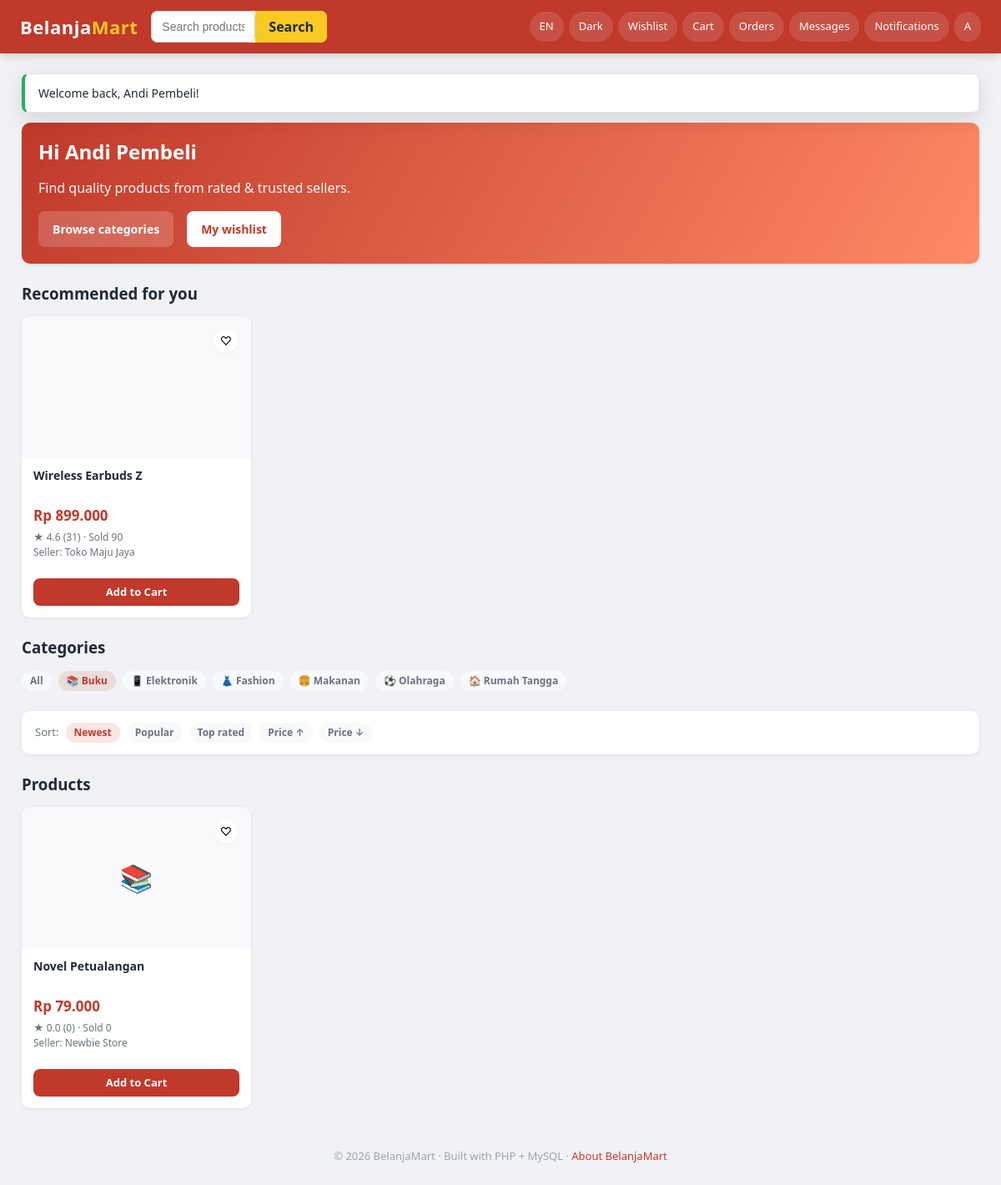
Page /frontend/pages/buyer/home.php?cat=4 (signed in) on the earlier database version.
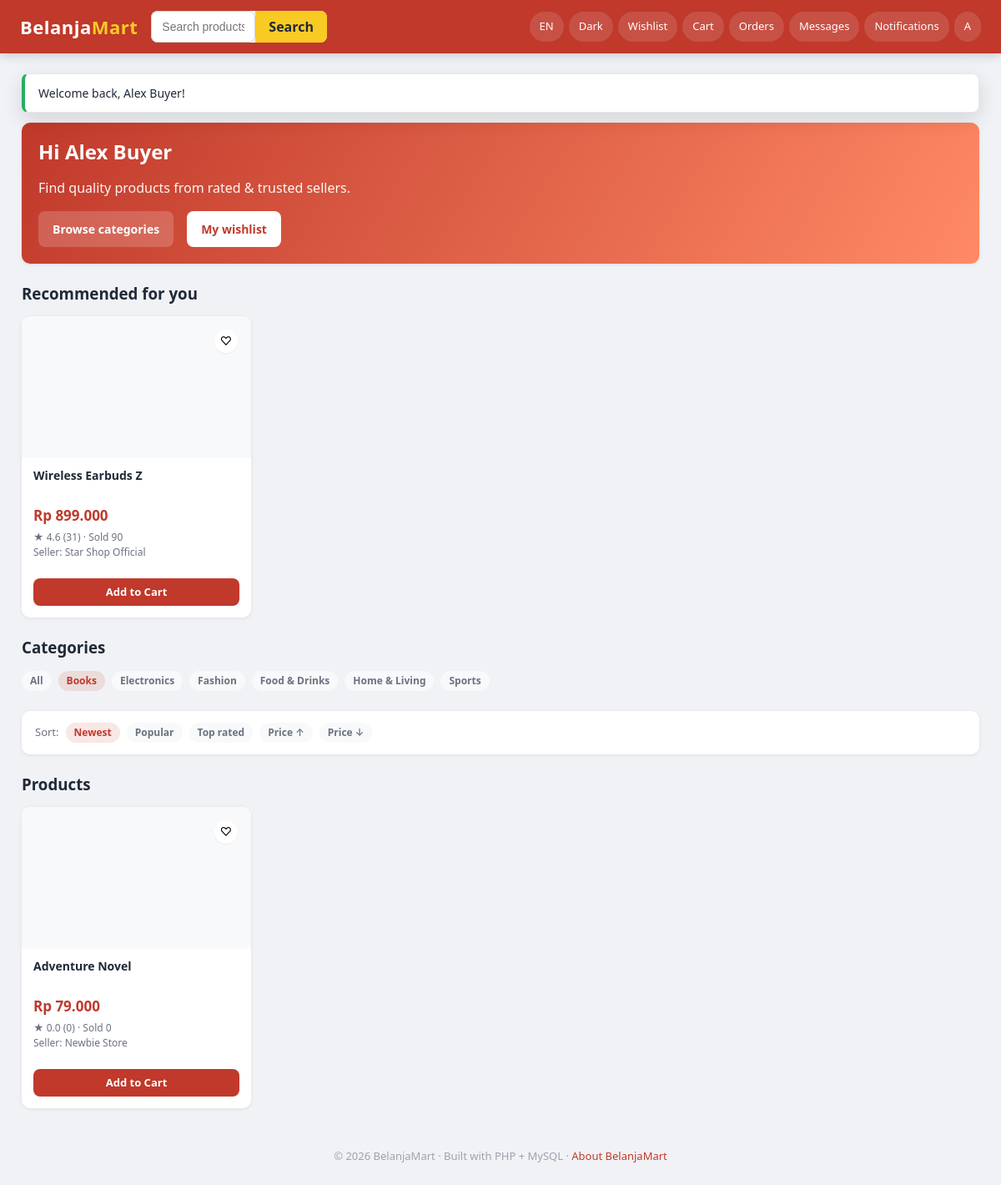
Same page on the later database version.
### tables this page shows
CREATE TABLE products (
    product_id     INT AUTO_INCREMENT PRIMARY KEY,
    seller_id      INT NOT NULL,                     
    category_id    INT,
    product_name   VARCHAR(180) NOT NULL,
    description    TEXT,
    price          DECIMAL(12,2) NOT NULL,           
    currency_code  CHAR(3) NOT NULL DEFAULT 'IDR',
    stock          INT NOT NULL DEFAULT 0,
    image          VARCHAR(255) DEFAULT NULL,
    weight_grams   INT NOT NULL DEFAULT 500,
    is_active      TINYINT(1) NOT NULL DEFAULT 1,
    average_rating DECIMAL(3,2) NOT NULL DEFAULT 0,
    total_reviews  INT NOT NULL DEFAULT 0,
    total_sold     INT NOT NULL DEFAULT 0,
    views          INT NOT NULL DEFAULT 0,
    created_at     TIMESTAMP DEFAULT CURRENT_TIMESTAMP,
    updated_at     TIMESTAMP DEFAULT CURRENT_TIMESTAMP ON UPDATE CURRENT_TIMESTAMP,
    FOREIGN KEY (seller_id)     REFERENCES users(user_id) ON DELETE CASCADE,
    FOREIGN KEY (category_id)   REFERENCES categories(category_id) ON DELETE SET NULL,
    FOREIGN KEY (currency_code) REFERENCES currencies(currency_code),
    INDEX idx_seller   (seller_id),
    INDEX idx_category (category_id),
    INDEX idx_active   (is_active),
    FULLTEXT KEY ft_name_desc (product_name, description)
);

CREATE TABLE currencies (
    currency_code  CHAR(3) PRIMARY KEY,             
    symbol         VARCHAR(8)   NOT NULL,
    name           VARCHAR(60)  NOT NULL,
     
    rate_to_usd    DECIMAL(18,6) NOT NULL DEFAULT 1,
    updated_at     TIMESTAMP DEFAULT CURRENT_TIMESTAMP ON UPDATE CURRENT_TIMESTAMP
);

CREATE TABLE seller_profiles (
    user_id        INT PRIMARY KEY,
    shop_name      VARCHAR(120) NOT NULL,
    description    TEXT,
    banner         VARCHAR(255) DEFAULT NULL,
     
    avg_rating         DECIMAL(3,2)  NOT NULL DEFAULT 0,
    total_reviews      INT NOT NULL DEFAULT 0,
    total_sales        INT NOT NULL DEFAULT 0,         
    total_cancellations INT NOT NULL DEFAULT 0,
    response_time_min  INT NOT NULL DEFAULT 0,         
    cancellation_rate  DECIMAL(5,2) NOT NULL DEFAULT 0,    
    delivery_success_rate DECIMAL(5,2) NOT NULL DEFAULT 100,
    is_verified        TINYINT(1) NOT NULL DEFAULT 0,
    FOREIGN KEY (user_id) REFERENCES users(user_id) ON DELETE CASCADE
);

CREATE TABLE categories (
    category_id    INT AUTO_INCREMENT PRIMARY KEY,
    category_name  VARCHAR(100) NOT NULL,
    icon           VARCHAR(20)  DEFAULT '📦',
    parent_id      INT NULL,
    FOREIGN KEY (parent_id) REFERENCES categories(category_id) ON DELETE SET NULL
);

### frontend/pages/buyer/home.php (the view, shortened to what the changed rows need)
<?php
require_once __DIR__ . '/../../../backend/config/bootstrap.php';
$user        = current_user();
$displayCur  = $user['currency'] ?? 'IDR';
$filters = [
    'category_id' => (int) ($_GET['cat'] ?? 0) ?: null,
    'search'      => trim((string) ($_GET['q'] ?? '')) ?: null,
    'sort'        => $_GET['sort'] ?? null,
    'limit'       => 24,
    'in_stock'    => true,
];
$products      = ProductModel::search($filters);
$categories    = ProductModel::categories();
$recommendations = RecommendationService::topPicks((int) $user['user_id'], 8);
$wishlistIds   = array_column(WishlistModel::listFor((int) $user['user_id']), 'product_id');
?>
<?php component('flash'); ?>
<div class="card" style="background: linear-gradient(120deg, var(--color-primary), #ff8a65); color:#fff; margin-bottom:24px;">
    <h2 style="font-size:24px;"><?= e(__('Hi :name', ['name' => $user['name']])) ?></h2>
    <p style="opacity:.95;"><?= e(__('Find quality products from rated & trusted sellers.')) ?></p>
    <div class="row mt-2">
        <a class="btn" style="background:rgba(255,255,255,.18); color:#fff;" href="#categories"><?= e(__('Browse categories')) ?></a>
        <a class="btn" style="background:#fff; color:var(--color-primary);" href="<?= base_url('/frontend/pages/buyer/wishlist.php') ?>"><?= e(__('My wishlist')) ?></a>
    </div>
</div>
<?php if (!empty($recommendations)): ?>
<h3 class="mb-2"><?= e(__('Recommended for you')) ?></h3>
<div class="grid grid-cards mb-3">
    <?php foreach ($recommendations as $p):
        $p['_wished'] = in_array($p['product_id'], $wishlistIds, true);
        component('product_card', ['p' => $p, 'displayCurrency' => $displayCur]);
    endforeach; ?>
</div>
<?php endif; ?>
<h3 id="categories" class="mb-2"><?= e(__('Categories')) ?></h3>
<div class="row mb-3" style="gap:8px; flex-wrap:wrap;">
    <a class="tag <?= empty($filters['category_id']) ? 'tag-primary' : '' ?>" href="<?= base_url('/frontend/pages/buyer/home.php') ?>"><?= e(__('All')) ?></a>
    <?php foreach ($categories as $c): ?>
        <a class="tag <?= ($filters['category_id'] ?? 0) == $c['category_id'] ? 'tag-primary' : '' ?>"
           href="<?= base_url('/frontend/pages/buyer/home.php?cat=' . (int) $c['category_id']) ?>">
            <?= e($c['icon']) ?> <?= e($c['category_name']) ?>
        </a>
    <?php endforeach; ?>
</div>
<div class="card card-tight mb-3" style="display:flex; gap:8px; align-items:center; flex-wrap:wrap;">
    <span class="text-muted fs-13"><?= e(__('Sort')) ?>:</span>
    <?php
    $sorts = [
        '' => __('Newest'),
        'popular' => __('Popular'),
        'rating' => __('Top rated'),
        'price_asc' => __('Price ascending'),
        'price_desc' => __('Price descending'),
    ];
    $params = $_GET;
    foreach ($sorts as $key => $label):
        $params['sort'] = $key;
        $href = base_url('/frontend/pages/buyer/home.php?' . http_build_query($params));
        $active = ($_GET['sort'] ?? '') === $key;
    ?>
        <a class="tag <?= $active ? 'tag-primary' : '' ?>" href="<?= $href ?>"><?= e($label) ?></a>
    <?php endforeach; ?>
</div>
<h3 class="mb-2">
    <?= e(__('Products')) ?>
</h3>
<?php if (empty($products)): ?>
    <div class="card center" style="padding: 50px; flex-direction: column;">
        <div style="font-size:24px; color:var(--text-soft);">No results</div>
        <p class="text-muted"><?= e(__('No products match your filters.')) ?></p>
    </div>
<?php else: ?>
<div class="grid grid-cards">
    <?php foreach ($products as $p):
        $p['_wished'] = in_array($p['product_id'], $wishlistIds, true);
    endforeach; ?>
</div>
<?php endif; ?>

### frontend/components/flash.php
<?php
$ok  = flash('ok');
$err = flash('err');
if ($ok):
?>
<div class="toast toast-success" style="position:relative; margin-bottom:12px;">
    <?= e($ok) ?>
</div>
<?php endif; if ($err): ?>
<div class="toast toast-danger" style="position:relative; margin-bottom:12px;">
    <?= e($err) ?>
</div>
<?php endif; ?>

### frontend/components/product_card.php (shortened to what the changed rows need)
<?php
$display = $displayCurrency ?? ($p['currency_code'] ?? 'IDR');
$priceText = Currency::display(
    (float) $p['price'],
    $p['currency_code'] ?? 'IDR',
    $display
);
$wished = !empty($p['_wished']);
?>
<div class="product-card">
    <a href="<?= base_url('/frontend/pages/shared/product_detail.php?id=' . (int) $p['product_id']) ?>" style="color:inherit;">
        <div class="img">
            <?php if (!empty($p['image'])): ?>
                <img src="<?= base_url('/storage/uploads/' . e($p['image'])) ?>" alt="<?= e($p['product_name']) ?>" style="object-fit:cover; width:100%; height:100%;">
            <?php else: ?>
                <span style="font-size:32px; color:var(--text-soft);"><?= e($p['category_icon'] ?? '') ?></span>
            <?php endif; ?>
            <?php if (current_user() && (current_user()['role'] ?? null) === 'buyer'): ?>
                <form method="POST" action="<?= base_url('/frontend/pages/buyer/wishlist.php') ?>" style="position:absolute; top:8px; right:8px;">
                    <button type="submit" class="wish-btn <?= $wished ? 'active' : '' ?>" title="Wishlist">
                        <?= $wished ? '♥' : '♡' ?>
                    </button>
                </form>
            <?php endif; ?>
        </div>
        <div class="body">
            <div class="name"><?= e($p['product_name']) ?></div>
            <div class="price"><?= $priceText ?></div>
            <div class="meta">★ <?= number_format((float) $p['average_rating'], 1) ?>
                (<?= (int) $p['total_reviews'] ?>) · <?= e(__('Sold')) ?> <?= (int) ($p['total_sold'] ?? 0) ?></div>
            <div class="meta"><?= e(__('Seller')) ?>: <?= e($p['shop_name'] ?? $p['seller_name'] ?? '-') ?>
            </div>
        </div>
    </a>
    <div class="body" style="padding-top:0;">
        <div class="actions">
            <?php if (current_user() && (current_user()['role'] ?? null) === 'buyer'): ?>
                <a href="<?= base_url('/frontend/pages/buyer/cart.php?add=' . (int) $p['product_id']) ?>" class="btn btn-primary btn-sm btn-block"><?= e(__('Add to Cart')) ?></a>
            <?php else: ?>
                <a href="<?= base_url('/frontend/pages/shared/product_detail.php?id=' . (int) $p['product_id']) ?>" class="btn btn-outline btn-sm btn-block"><?= e(__('View Details')) ?></a>
            <?php endif; ?>
        </div>
    </div>
</div>

Differences in the rows shown:
changed products "Wireless Earbuds Z": seller_profiles.shop_name "Toko Maju Jaya" → "Star Shop Official"
changed categories: category_name "Buku" → "Books"; icon "📚" → (not shown)
changed categories: category_name "Elektronik" → "Electronics"; icon "📱" → (not shown)
changed categories "Fashion": icon "👗" → (not shown)
changed categories: category_name "Makanan" → "Food & Drinks"; icon "🍔" → (not shown)
changed categories: category_name "Rumah Tangga" → "Home & Living"; icon "🏠" → (not shown); moves up the list
changed categories: category_name "Olahraga" → "Sports"; icon "⚽" → (not shown)
changed products "Rp 79.000": product_name "Novel Petualangan" → "Adventure Novel"; category.icon "📚" → (not shown)
Other differences:
$ok: "Welcome back, Andi Pembeli!" → "Welcome back, Alex Buyer!"
__('Hi :name', ['name' => $user['name']]): "Hi Andi Pembeli" → "Hi Alex Buyer"
